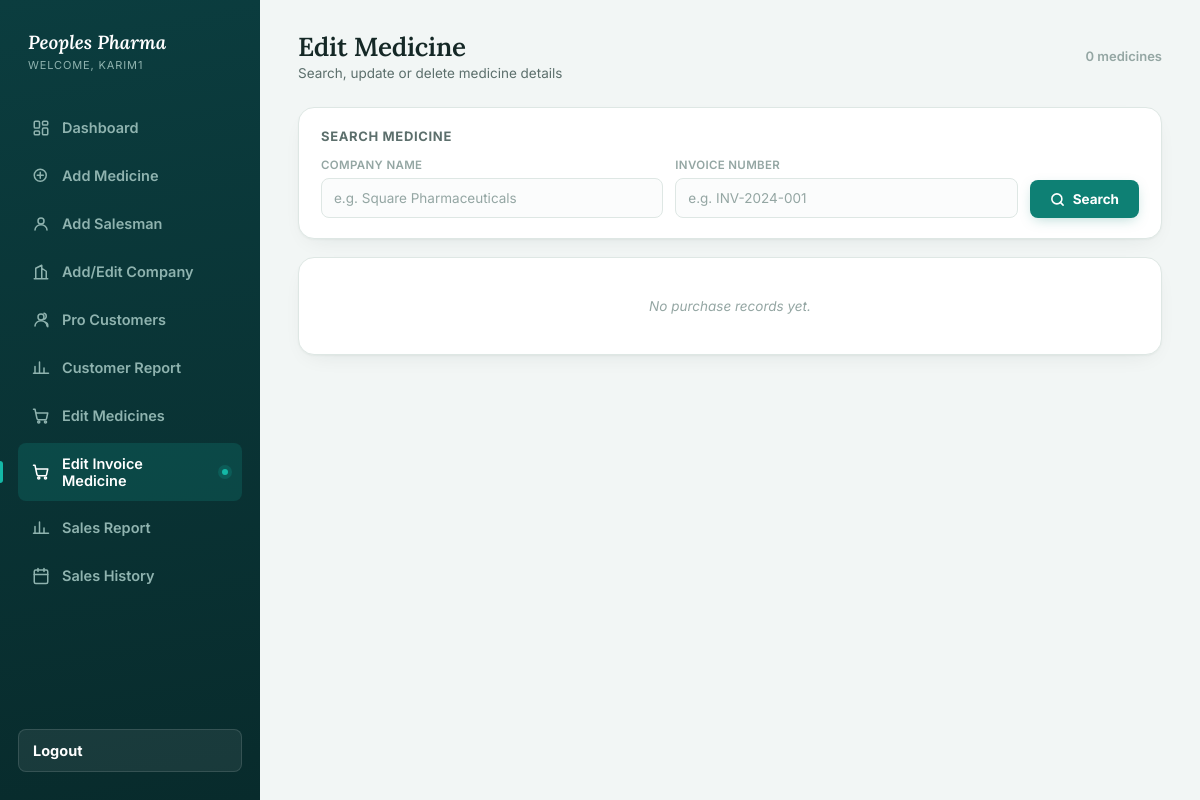
Page /edit-invoice-medicine/ (signed in) on the earlier database version.
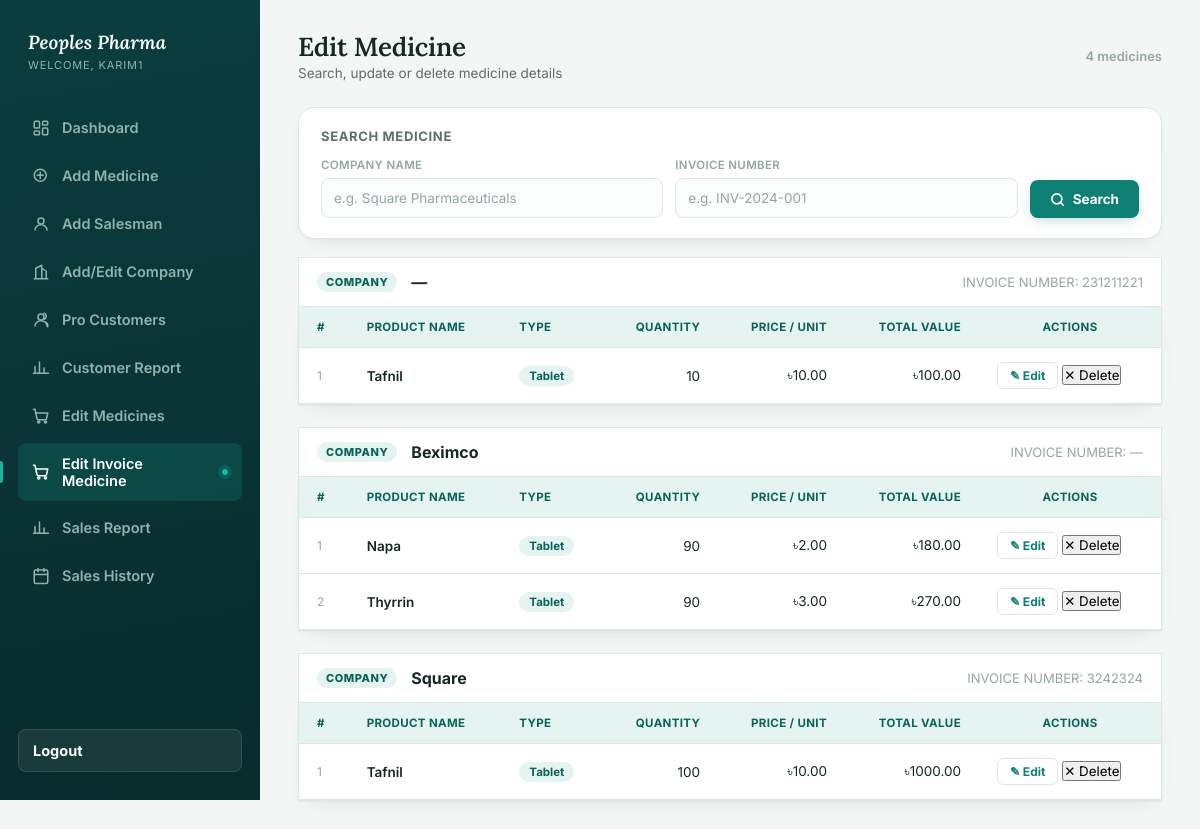
Same page on the later database version.
### pharmacy/models.py (models this page shows, shortened)
class Purchase(models.Model):
    medicine = models.ForeignKey(
            Medicine,
            on_delete= models.CASCADE,
            related_name='purchases'
    )
    company = models.CharField(max_length=150,blank=True)
    quantity = models.PositiveIntegerField()
    price_per_unit = models.DecimalField(max_digits=10, decimal_places=2)
    total_cost = models.DecimalField(max_digits=10, decimal_places=2)
    total_dis_price = models.DecimalField(max_digits=10,decimal_places=2,default=0.00)
    purchased_at = models.DateTimeField(default=timezone.now)
    invoice_number = models.CharField(
        max_length=150,
        blank=True,
        default=''
    )
    added_by = models.ForeignKey(
                User,
                on_delete=models.CASCADE,
                related_name='purchases'
    )

class Medicine(models.Model):
    name = models.CharField(max_length=150)
    company = models.CharField(max_length=150)
    product_type = models.CharField(max_length=50)
    quantity = models.PositiveBigIntegerField()
    price_per_unit = models.DecimalField(max_digits=10,decimal_places=2)
    total_price = models.DecimalField(max_digits=10,decimal_places=2)
    total_dis_price = models.DecimalField(max_digits=10,decimal_places=2,default=0.00)

### pharmacy/views.py (the view)
# urls.py: path('edit-invoice-medicine/', views.edit_invoice_medicine, name='edit_invoice_medicine'),
@login_required
def edit_invoice_medicine(request):
    invoice_groups, total_count, company_query, invoice_query = _build_invoice_groups(request)
    return render(request,'pharmacy/edit-invoice-medicine.html',{
        'invoice_groups': invoice_groups,
        'total_purchases': total_count,
        'company_query': company_query,
        'invoice_query': invoice_query,
    })

### pharmacy/views.py (called while the page is built)
def _build_invoice_groups(request):
    company_query = request.GET.get('company', '').strip()
    invoice_query = request.GET.get('invoice', '').strip()
    purchases = Purchase.objects.select_related('medicine').all()
    if company_query:
        purchases = purchases.filter(company__icontains=company_query)
    if invoice_query:
        purchases = purchases.filter(invoice_number__icontains=invoice_query)
    purchases = purchases.order_by('company', 'invoice_number')
    invoice_groups = []
    for (company, invoice_number), items in groupby(
        purchases, key=lambda p: (p.company, p.invoice_number)
    ):
        invoice_groups.append({
            'company': company,
            'invoice_number': invoice_number,
            'items': list(items),
        })
    return invoice_groups, purchases.count(), company_query, invoice_query

### pharmacy/templates/pharmacy/edit-invoice-medicine.html (shortened to what the changed rows need)
{% load static %}
<!DOCTYPE html>
<html lang="en">
<head>
<link rel="stylesheet" href="{% static 'Style/add_medicine.css' %}">
</head>
<body>
<div class="app">
  <aside class="sidebar">
    <div class="brand">
      <div class="brand__text">
        <h1>Peoples Pharma</h1>
      </div>
    </div>
  </aside>
  <main class="main">
    <div class="topbar">
      <div>
        <h2>Edit Medicine</h2>
        <p>Search, update or delete medicine details</p>
      </div>
      <span style="font-size:13px; color:var(--ink-faint); font-weight:600;">
        {{ total_purchases }} medicine{{ total_purchases|pluralize }}
      </span>
    </div>
    {% for group in invoice_groups %}
    <div class="invoice-block">
      <div class="invoice-block__header">
        <span class="invoice-tag">COMPANY</span>
        <span class="invoice-company">{{ group.company|default:"—" }}</span>
        <span class="invoice-number">INVOICE NUMBER: {{ group.invoice_number|default:"—" }}</span>
      </div>
      <section class="table-card">
        <table>
          <thead>
            <tr>
              <th>#</th>
              <th>Product Name</th>
              <th>Type</th>
              <th class="num">Quantity</th>
              <th class="num">Price / Unit</th>
              <th class="num">Total Value</th>
              <th style="text-align:center;">Actions</th>
            </tr>
          </thead>
          <tbody>
            {% for item in group.items %}
            <tr class="display-row" id="display-{{ item.pk }}">
              <td style="color:var(--ink-faint); font-size:12px;">{{ forloop.counter }}</td>
              <td style="font-weight:600;">{{ item.medicine.name }}</td>
              <td><span class="pill">{{ item.medicine.product_type }}</span></td>
              <td class="num">{{ item.quantity }}</td>
              <td class="num">৳{{ item.price_per_unit }}</td>
              <td class="num">৳{{ item.total_cost }}</td>
              <td>
                <div class="action-group">
                  <button class="btn-edit" type="button" onclick="openEdit({{ item.pk }})">✎ Edit</button>
                  <form method="post" action="{% url 'pharmacy:delete_invoice_medicine' item.pk %}"
                    style="margin:0; display:inline;" onsubmit="return confirm('Delete this purchase record?');">
                    <button type="submit" class="btn-del">✕ Delete</button>
                  </form>
                </div>
              </td>
            </tr>
            {% endfor %}
          </tbody>
        </table>
      </section>
    </div>
    {% empty %}
    <section class="table-card">
      <table><tbody>
        <tr><td style="text-align:center; color:var(--ink-faint); padding:40px; font-style:italic;">
          {% if company_query or invoice_query %}No purchase records match your search.{% else %}No purchase records yet.{% endif %}
        </td></tr>
      </tbody></table>
    </section>
    {% endfor %}
  </main>
</div>
</body>
</html>

Differences in the rows shown:
added Purchase: invoice_number "231211221", medicine.name "Tafnil", medicine.product_type "Tablet", quantity "10", price_per_unit "10.00", total_cost "100.00"
added Purchase: company "Beximco", medicine.name "Napa", medicine.product_type "Tablet", quantity "90", price_per_unit "2.00", total_cost "180.00"
added Purchase: medicine.name "Thyrrin", medicine.product_type "Tablet", quantity "90", price_per_unit "3.00", total_cost "270.00", shown under "Beximco"
added Purchase: company "Square", invoice_number "3242324", medicine.name "Tafnil", medicine.product_type "Tablet", quantity "100", price_per_unit "10.00", total_cost "1000.00"
Other differences:
{{ total_purchases }}: "0" → "4"
new list line: "COMPANY — INVOICE NUMBER: # PRODUCT NAME TYPE QUANTITY PRICE / UNIT TOTAL VALUE ACTIONS"
new list line: "COMPANY INVOICE NUMBER: — # PRODUCT NAME TYPE QUANTITY PRICE / UNIT TOTAL VALUE ACTIONS"
new list line: "COMPANY INVOICE NUMBER: # PRODUCT NAME TYPE QUANTITY PRICE / UNIT TOTAL VALUE ACTIONS"
text no longer shown: "No purchase records yet."
